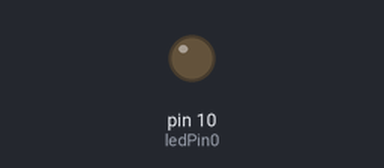
The sketch below on a simulated Arduino Uno, built with avr-gcc and run on an emulated ATmega328P. On the bench: output pins drawn as LEDs (lit = HIGH). Dashed ring = blinking.

Above: at 1.0 s.
At 2.5 s:
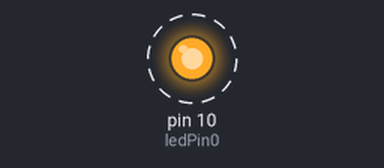
Timing chart, 0 to 4.6 s (numbered marks = the images above):
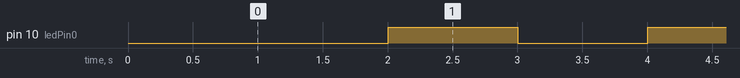

Measured:
- by itself, pin 10 (ledPin0): alternates HIGH for 1.0 s and LOW for 1.0 s

The sketch:

button.ino
```cpp
// constants won't change. Used here to set a pin number :

#define ledPin0 10
#define ledPin1 11
#define ledPin2 12
#define ledPin3 13

#define buttonPin A2
unsigned long lastTime = 0;
int currentStatus = HIGH;

void setup() {
  // set the digital pin as output:
  Serial.begin(9600);      // open the serial port at 9600 bps:
  pinMode(ledPin0, OUTPUT);
  pinMode(buttonPin, INPUT);
}


void loop() {
  unsigned long time = millis();

  if (time > lastTime + 1000) {
    currentStatus = currentStatus == HIGH ? LOW : HIGH;
    digitalWrite(ledPin0, currentStatus);
    lastTime = millis();
  }
}
```
